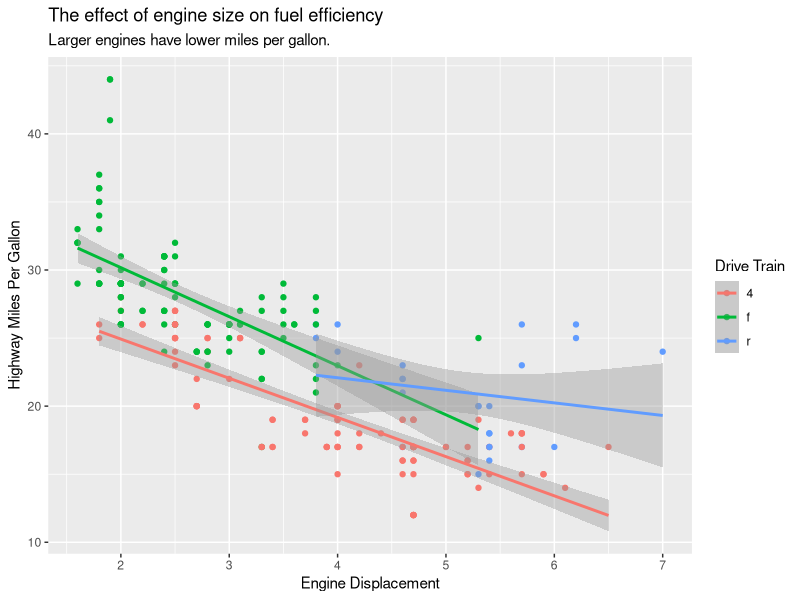

Write the R code that produced this figure.
## ---- chunk 1
knitr::opts_chunk$set(
	echo = TRUE,
	message = FALSE,
	warning = FALSE
)
library(tidyverse)
## ---- chunk 2
ggplot(data = mpg, mapping = aes(x = displ,
                                 y = hwy,
                                 color = drv)) +
  geom_point() + 
  geom_smooth(method = "lm") +
  labs(
    title = "The effect of engine size on fuel efficiency",
    subtitle = "Larger engines have lower miles per gallon.",
    y = "Highway Miles Per Gallon",
    x = "Engine Displacement",
    color = "Drive Train"
  )
